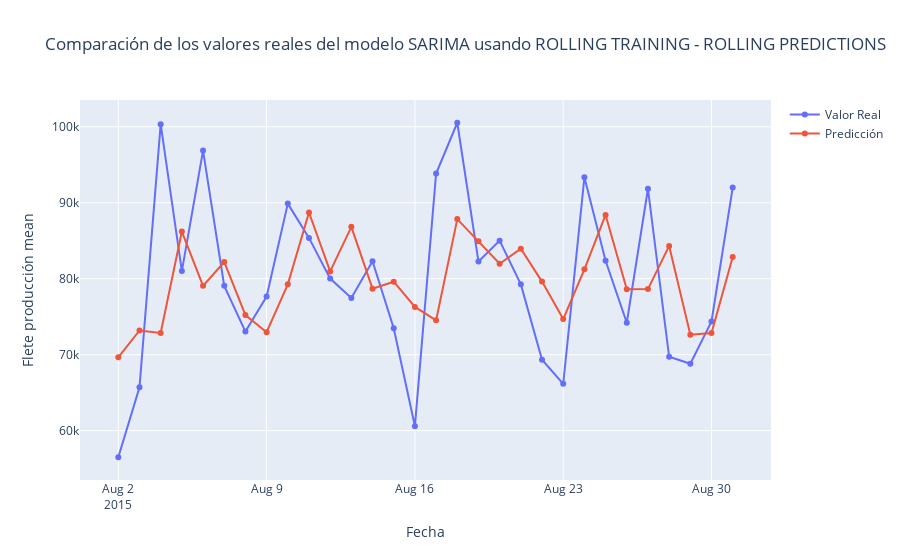

Notebook code cell kept with this figure:
### Code cell
plot_arima(
    test_df,
    values_sarima_rolling,
    predictions_sarima_rolling,
    title="Comparación de los valores reales del modelo SARIMA usando ROLLING TRAINING - ROLLING PREDICTIONS",
)

### Figure 1 — Plotly figure (JSON) as saved in the notebook; plotly's stock layout.template omitted (floating-point values rounded to 4 significant figures)
{"data": [{"hovertemplate": "Series=Valor Real<br>Fecha=%{x}<br>Flete producción mean=%{y}<extra></extra>", "legendgroup": "Valor Real", "line": {"color": "#636efa", "dash": "solid"}, "marker": {"symbol": "circle"}, "mode": "lines+markers", "name": "Valor Real", "orientation": "v", "showlegend": true, "type": "scatter", "x": ["2015-08-02T00:00:00", "2015-08-03T00:00:00", "2015-08-04T00:00:00", "2015-08-05T00:00:00", "2015-08-06T00:00:00", "2015-08-07T00:00:00", "2015-08-08T00:00:00", "2015-08-09T00:00:00", "2015-08-10T00:00:00", "2015-08-11T00:00:00", "2015-08-12T00:00:00", "2015-08-13T00:00:00", "2015-08-14T00:00:00", "2015-08-15T00:00:00", "2015-08-16T00:00:00", "2015-08-17T00:00:00", "2015-08-18T00:00:00", "2015-08-19T00:00:00", "2015-08-20T00:00:00", "2015-08-21T00:00:00", "2015-08-22T00:00:00", "2015-08-23T00:00:00", "2015-08-24T00:00:00", "2015-08-25T00:00:00", "2015-08-26T00:00:00", "2015-08-27T00:00:00", "2015-08-28T00:00:00", "2015-08-29T00:00:00", "2015-08-30T00:00:00", "2015-08-31T00:00:00"], "xaxis": "x", "y": [56499, 65712, 100339, 80999, 96870, 79060, 73044, 77648, 89887, 85371, 80016, 77471, 82299, 73489, 60586, 93839, 100529, 82260, 85008, 79257, 69344, 66164, 93346, 82358, 74204, 91839, 69723, 68812, 74384, 91991], "yaxis": "y"}, {"hovertemplate": "Series=Predicción<br>Fecha=%{x}<br>Flete producción mean=%{y}<extra></extra>", "legendgroup": "Predicción", "line": {"color": "#EF553B", "dash": "solid"}, "marker": {"symbol": "circle"}, "mode": "lines+markers", "name": "Predicción", "orientation": "v", "showlegend": true, "type": "scatter", "x": ["2015-08-02T00:00:00", "2015-08-03T00:00:00", "2015-08-04T00:00:00", "2015-08-05T00:00:00", "2015-08-06T00:00:00", "2015-08-07T00:00:00", "2015-08-08T00:00:00", "2015-08-09T00:00:00", "2015-08-10T00:00:00", "2015-08-11T00:00:00", "2015-08-12T00:00:00", "2015-08-13T00:00:00", "2015-08-14T00:00:00", "2015-08-15T00:00:00", "2015-08-16T00:00:00", "2015-08-17T00:00:00", "2015-08-18T00:00:00", "2015-08-19T00:00:00", "2015-08-20T00:00:00", "2015-08-21T00:00:00", "2015-08-22T00:00:00", "2015-08-23T00:00:00", "2015-08-24T00:00:00", "2015-08-25T00:00:00", "2015-08-26T00:00:00", "2015-08-27T00:00:00", "2015-08-28T00:00:00", "2015-08-29T00:00:00", "2015-08-30T00:00:00", "2015-08-31T00:00:00"], "xaxis": "x", "y": [69650.0, 73190.0, 72860.0, 86210.0, 79060.0, 82200.0, 75210.0, 72960.0, 79260.0, 88720.0, 80960.0, 86820.0, 78690.0, 79610.0, 76290.0, 74520.0, 87850.0, 84920.0, 81970.0, 83940.0, 79620.0, 74680.0, 81240.0, 88400.0, 78610.0, 78630.0, 84310.0, 72630.0, 72840.0, 82860.0], "yaxis": "y"}], "layout": {"legend": {"title": {"text": ""}, "tracegroupgap": 0}, "title": {"text": "Comparación de los valores reales del modelo SARIMA usando ROLLING TRAINING - ROLLING PREDICTIONS"}, "xaxis": {"anchor": "y", "domain": [0, 1], "title": {"text": "Fecha"}}, "yaxis": {"anchor": "x", "domain": [0, 1], "title": {"text": "Flete producción mean"}}}}
